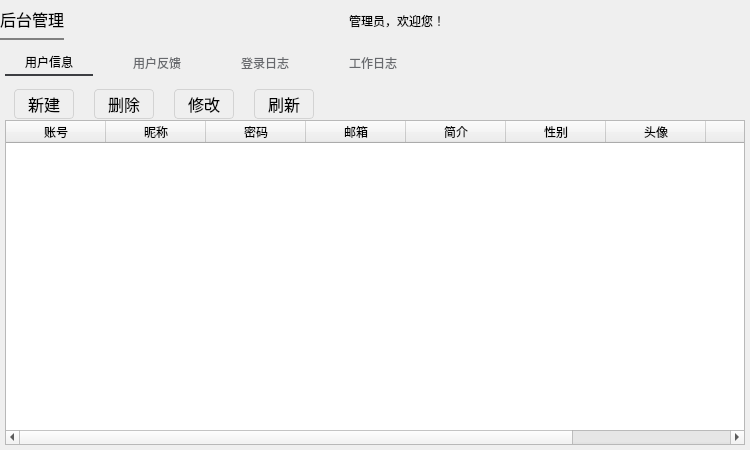
<?xml version="1.0" encoding="UTF-8"?>
<ui version="4.0">
 <class>Form</class>
 <widget class="QWidget" name="Form">
  <property name="geometry">
   <rect>
    <x>0</x>
    <y>0</y>
    <width>750</width>
    <height>450</height>
   </rect>
  </property>
  <property name="windowTitle">
   <string>Form</string>
  </property>
  <layout class="QVBoxLayout" name="verticalLayout" stretch="1,10">
   <property name="spacing">
    <number>0</number>
   </property>
   <property name="leftMargin">
    <number>0</number>
   </property>
   <property name="topMargin">
    <number>0</number>
   </property>
   <property name="rightMargin">
    <number>0</number>
   </property>
   <property name="bottomMargin">
    <number>0</number>
   </property>
   <item>
    <widget class="QWidget" name="widget" native="true">
     <property name="styleSheet">
      <string notr="true"/>
     </property>
     <layout class="QHBoxLayout" name="horizontalLayout_5">
      <property name="spacing">
       <number>0</number>
      </property>
      <property name="leftMargin">
       <number>0</number>
      </property>
      <property name="topMargin">
       <number>0</number>
      </property>
      <property name="rightMargin">
       <number>0</number>
      </property>
      <property name="bottomMargin">
       <number>0</number>
      </property>
      <item>
       <widget class="QPushButton" name="account_ad_btn">
        <property name="enabled">
         <bool>true</bool>
        </property>
        <property name="minimumSize">
         <size>
          <width>0</width>
          <height>40</height>
         </size>
        </property>
        <property name="styleSheet">
         <string notr="true">QPushButton{
	font-size:16px;
	border:none;
	border-bottom:2px solid gray;
}</string>
        </property>
        <property name="text">
         <string>后台管理</string>
        </property>
        <property name="icon">
         <iconset resource="../my_images.qrc">
          <normaloff>:/usermanagement/images/accountmanage.png</normaloff>:/usermanagement/images/accountmanage.png</iconset>
        </property>
        <property name="iconSize">
         <size>
          <width>75</width>
          <height>40</height>
         </size>
        </property>
       </widget>
      </item>
      <item>
       <spacer name="horizontalSpacer_2">
        <property name="orientation">
         <enum>Qt::Horizontal</enum>
        </property>
        <property name="sizeHint" stdset="0">
         <size>
          <width>156</width>
          <height>20</height>
         </size>
        </property>
       </spacer>
      </item>
      <item>
       <layout class="QHBoxLayout" name="horizontalLayout_3">
        <property name="spacing">
         <number>20</number>
        </property>
        <property name="rightMargin">
         <number>5</number>
        </property>
        <item>
         <widget class="QPushButton" name="sa_icon_btn">
          <property name="minimumSize">
           <size>
            <width>30</width>
            <height>30</height>
           </size>
          </property>
          <property name="maximumSize">
           <size>
            <width>30</width>
            <height>30</height>
           </size>
          </property>
          <property name="styleSheet">
           <string notr="true">QPushButton{
	border:none;
	border-radius:15px;
}</string>
          </property>
          <property name="text">
           <string/>
          </property>
          <property name="icon">
           <iconset resource="../my_images.qrc">
            <normaloff>:/samanagement/images/man.png</normaloff>:/samanagement/images/man.png</iconset>
          </property>
          <property name="iconSize">
           <size>
            <width>30</width>
            <height>30</height>
           </size>
          </property>
         </widget>
        </item>
        <item>
         <widget class="QLabel" name="welcome_label">
          <property name="minimumSize">
           <size>
            <width>0</width>
            <height>30</height>
           </size>
          </property>
          <property name="text">
           <string>管理员，欢迎您！</string>
          </property>
         </widget>
        </item>
        <item>
         <widget class="QLabel" name="time_label">
          <property name="minimumSize">
           <size>
            <width>230</width>
            <height>30</height>
           </size>
          </property>
          <property name="text">
           <string/>
          </property>
         </widget>
        </item>
        <item>
         <widget class="QPushButton" name="exit_btn">
          <property name="minimumSize">
           <size>
            <width>30</width>
            <height>30</height>
           </size>
          </property>
          <property name="maximumSize">
           <size>
            <width>30</width>
            <height>30</height>
           </size>
          </property>
          <property name="toolTip">
           <string>退出</string>
          </property>
          <property name="styleSheet">
           <string notr="true">QPushButton{
	border:none;
}
QPushButton:hover{
	background-color:lightgray;
}
QPushButton:pressed{
	background-color:gray;
}</string>
          </property>
          <property name="text">
           <string/>
          </property>
          <property name="icon">
           <iconset resource="../my_images.qrc">
            <normaloff>:/samanagement/images/exit.png</normaloff>:/samanagement/images/exit.png</iconset>
          </property>
          <property name="iconSize">
           <size>
            <width>30</width>
            <height>30</height>
           </size>
          </property>
         </widget>
        </item>
       </layout>
      </item>
     </layout>
    </widget>
   </item>
   <item>
    <widget class="QWidget" name="widget_2" native="true">
     <layout class="QVBoxLayout" name="verticalLayout_2">
      <property name="spacing">
       <number>0</number>
      </property>
      <property name="leftMargin">
       <number>5</number>
      </property>
      <property name="topMargin">
       <number>9</number>
      </property>
      <property name="rightMargin">
       <number>5</number>
      </property>
      <property name="bottomMargin">
       <number>0</number>
      </property>
      <item>
       <widget class="QTabWidget" name="tabWidget">
        <property name="enabled">
         <bool>true</bool>
        </property>
        <property name="styleSheet">
         <string notr="true">QTabWidget::pane#tabWidget{
	border-top:2px solid #00C2C7CB;
	position:absolute;
	top:10px;
	background:#002d2f33;
}
QTabWidget#tabWidget::tab-bar{
	alginment:center;
}
QTabBar::tab {
	background: #00000000;
	border: none;
	border-bottom-color: #dcdde4;
	min-width: 10px;
	margin-right: 20px;
    padding-left:20px;
	padding-right:20px;
	padding-top:5px;
	padding-bottom:5px;
	color:#686a6e;
}
QTabBar::tab:hover {
	background: #BEDAFA;
}
QTabBar::tab:selected {
	border-color: #F8F7F2;
	color:black;
	border-bottom: 2px solid #3c3e42;
}</string>
        </property>
        <property name="currentIndex">
         <number>0</number>
        </property>
        <property name="tabsClosable">
         <bool>false</bool>
        </property>
        <property name="movable">
         <bool>false</bool>
        </property>
        <widget class="QWidget" name="user_Ifo">
         <property name="styleSheet">
          <string notr="true"/>
         </property>
         <attribute name="title">
          <string>用户信息</string>
         </attribute>
         <layout class="QHBoxLayout" name="horizontalLayout">
          <property name="spacing">
           <number>0</number>
          </property>
          <property name="leftMargin">
           <number>0</number>
          </property>
          <property name="topMargin">
           <number>0</number>
          </property>
          <property name="rightMargin">
           <number>0</number>
          </property>
          <property name="bottomMargin">
           <number>5</number>
          </property>
          <item>
           <widget class="QWidget" name="widget_3" native="true">
            <layout class="QVBoxLayout" name="verticalLayout_4" stretch="1,10">
             <property name="spacing">
              <number>0</number>
             </property>
             <property name="leftMargin">
              <number>0</number>
             </property>
             <property name="topMargin">
              <number>0</number>
             </property>
             <property name="rightMargin">
              <number>0</number>
             </property>
             <property name="bottomMargin">
              <number>0</number>
             </property>
             <item>
              <widget class="QWidget" name="widget_4" native="true">
               <property name="styleSheet">
                <string notr="true"/>
               </property>
               <layout class="QHBoxLayout" name="horizontalLayout_4">
                <property name="spacing">
                 <number>20</number>
                </property>
                <property name="topMargin">
                 <number>0</number>
                </property>
                <property name="bottomMargin">
                 <number>0</number>
                </property>
                <item>
                 <widget class="QPushButton" name="new_btn">
                  <property name="minimumSize">
                   <size>
                    <width>60</width>
                    <height>30</height>
                   </size>
                  </property>
                  <property name="maximumSize">
                   <size>
                    <width>60</width>
                    <height>30</height>
                   </size>
                  </property>
                  <property name="styleSheet">
                   <string notr="true">QPushButton {
	font-size:16px;
	border-radius:4px;
	border:1px solid lightgray;
}
QPushButton:hover {
	background-color:rgb(72,203,250);
}
QPushButton:pressed {
	background-color:rgb(85,85,255);
}
QPushButton:checked {
	border:1px solid green;
}
</string>
                  </property>
                  <property name="text">
                   <string>新建</string>
                  </property>
                  <property name="icon">
                   <iconset resource="../my_images.qrc">
                    <normaloff>:/database/images/add.png</normaloff>:/database/images/add.png</iconset>
                  </property>
                  <property name="iconSize">
                   <size>
                    <width>20</width>
                    <height>20</height>
                   </size>
                  </property>
                  <property name="checkable">
                   <bool>true</bool>
                  </property>
                  <property name="autoExclusive">
                   <bool>true</bool>
                  </property>
                 </widget>
                </item>
                <item>
                 <widget class="QPushButton" name="delete_btn">
                  <property name="minimumSize">
                   <size>
                    <width>60</width>
                    <height>30</height>
                   </size>
                  </property>
                  <property name="maximumSize">
                   <size>
                    <width>60</width>
                    <height>30</height>
                   </size>
                  </property>
                  <property name="styleSheet">
                   <string notr="true">QPushButton {
	font-size:16px;
	border-radius:4px;
	border:1px solid lightgray;
}
QPushButton:hover {
	background-color:rgb(72,203,250);
}
QPushButton:pressed {
	background-color:rgb(85,85,255);
}
QPushButton:checked {
	border:1px solid green;
}
</string>
                  </property>
                  <property name="text">
                   <string>删除</string>
                  </property>
                  <property name="icon">
                   <iconset resource="../my_images.qrc">
                    <normaloff>:/database/images/delete.png</normaloff>:/database/images/delete.png</iconset>
                  </property>
                  <property name="iconSize">
                   <size>
                    <width>20</width>
                    <height>20</height>
                   </size>
                  </property>
                  <property name="checkable">
                   <bool>true</bool>
                  </property>
                  <property name="autoExclusive">
                   <bool>true</bool>
                  </property>
                 </widget>
                </item>
                <item>
                 <widget class="QPushButton" name="edit_btn">
                  <property name="minimumSize">
                   <size>
                    <width>60</width>
                    <height>30</height>
                   </size>
                  </property>
                  <property name="maximumSize">
                   <size>
                    <width>60</width>
                    <height>30</height>
                   </size>
                  </property>
                  <property name="styleSheet">
                   <string notr="true">QPushButton {
	font-size:16px;
	border-radius:4px;
	border:1px solid lightgray;
}
QPushButton:hover {
	background-color:rgb(72,203,250);
}
QPushButton:pressed {
	background-color:rgb(85,85,255);
}
QPushButton:checked {
	border:1px solid green;
}
</string>
                  </property>
                  <property name="text">
                   <string>修改</string>
                  </property>
                  <property name="icon">
                   <iconset resource="../my_images.qrc">
                    <normaloff>:/database/images/edit.png</normaloff>:/database/images/edit.png</iconset>
                  </property>
                  <property name="iconSize">
                   <size>
                    <width>20</width>
                    <height>20</height>
                   </size>
                  </property>
                  <property name="checkable">
                   <bool>true</bool>
                  </property>
                  <property name="autoExclusive">
                   <bool>true</bool>
                  </property>
                 </widget>
                </item>
                <item>
                 <widget class="QPushButton" name="refresh_btn">
                  <property name="minimumSize">
                   <size>
                    <width>60</width>
                    <height>30</height>
                   </size>
                  </property>
                  <property name="maximumSize">
                   <size>
                    <width>60</width>
                    <height>30</height>
                   </size>
                  </property>
                  <property name="styleSheet">
                   <string notr="true">QPushButton {
	font-size:16px;
	border-radius:4px;
	border:1px solid lightgray;
}
QPushButton:hover {
	background-color:rgb(72,203,250);
}
QPushButton:pressed {
	background-color:rgb(85,85,255);
}

</string>
                  </property>
                  <property name="text">
                   <string>刷新</string>
                  </property>
                  <property name="icon">
                   <iconset resource="../my_images.qrc">
                    <normaloff>:/database/images/refresh.png</normaloff>:/database/images/refresh.png</iconset>
                  </property>
                  <property name="iconSize">
                   <size>
                    <width>16</width>
                    <height>16</height>
                   </size>
                  </property>
                  <property name="checkable">
                   <bool>true</bool>
                  </property>
                  <property name="autoExclusive">
                   <bool>true</bool>
                  </property>
                 </widget>
                </item>
                <item>
                 <spacer name="horizontalSpacer">
                  <property name="orientation">
                   <enum>Qt::Horizontal</enum>
                  </property>
                  <property name="sizeHint" stdset="0">
                   <size>
                    <width>20</width>
                    <height>20</height>
                   </size>
                  </property>
                 </spacer>
                </item>
               </layout>
              </widget>
             </item>
             <item>
              <widget class="QTableWidget" name="userIfo_tableWidget">
               <property name="selectionMode">
                <enum>QAbstractItemView::SingleSelection</enum>
               </property>
               <property name="selectionBehavior">
                <enum>QAbstractItemView::SelectRows</enum>
               </property>
               <column>
                <property name="text">
                 <string>账号</string>
                </property>
               </column>
               <column>
                <property name="text">
                 <string>昵称</string>
                </property>
               </column>
               <column>
                <property name="text">
                 <string>密码</string>
                </property>
               </column>
               <column>
                <property name="text">
                 <string>邮箱</string>
                </property>
               </column>
               <column>
                <property name="text">
                 <string>简介</string>
                </property>
               </column>
               <column>
                <property name="text">
                 <string>性别</string>
                </property>
               </column>
               <column>
                <property name="text">
                 <string>头像</string>
                </property>
               </column>
               <column>
                <property name="text">
                 <string>经验</string>
                </property>
               </column>
               <column>
                <property name="text">
                 <string>等级</string>
                </property>
               </column>
              </widget>
             </item>
            </layout>
           </widget>
          </item>
         </layout>
        </widget>
        <widget class="QWidget" name="user_feedback">
         <attribute name="title">
          <string>用户反馈</string>
         </attribute>
         <layout class="QHBoxLayout" name="horizontalLayout_2">
          <property name="spacing">
           <number>0</number>
          </property>
          <property name="leftMargin">
           <number>0</number>
          </property>
          <property name="topMargin">
           <number>0</number>
          </property>
          <property name="rightMargin">
           <number>0</number>
          </property>
          <property name="bottomMargin">
           <number>0</number>
          </property>
          <item>
           <widget class="QTableWidget" name="feedback_tableWidget">
            <column>
             <property name="text">
              <string>账号</string>
             </property>
            </column>
            <column>
             <property name="text">
              <string>昵称</string>
             </property>
            </column>
            <column>
             <property name="text">
              <string>提交时间</string>
             </property>
            </column>
            <column>
             <property name="text">
              <string>反馈类型</string>
             </property>
            </column>
            <column>
             <property name="text">
              <string>反馈内容</string>
             </property>
            </column>
            <column>
             <property name="text">
              <string>联系方式</string>
             </property>
            </column>
           </widget>
          </item>
         </layout>
        </widget>
        <widget class="QWidget" name="login_record">
         <attribute name="title">
          <string>登录日志</string>
         </attribute>
         <layout class="QVBoxLayout" name="verticalLayout_3">
          <property name="spacing">
           <number>0</number>
          </property>
          <property name="leftMargin">
           <number>0</number>
          </property>
          <property name="topMargin">
           <number>0</number>
          </property>
          <property name="rightMargin">
           <number>0</number>
          </property>
          <property name="bottomMargin">
           <number>5</number>
          </property>
          <item>
           <widget class="QWidget" name="widget_11" native="true">
            <layout class="QVBoxLayout" name="verticalLayout_5">
             <property name="spacing">
              <number>0</number>
             </property>
             <property name="leftMargin">
              <number>0</number>
             </property>
             <property name="topMargin">
              <number>0</number>
             </property>
             <property name="rightMargin">
              <number>0</number>
             </property>
             <property name="bottomMargin">
              <number>0</number>
             </property>
             <item>
              <widget class="QTableWidget" name="login_record_tableWidget">
               <property name="layoutDirection">
                <enum>Qt::LeftToRight</enum>
               </property>
               <property name="autoFillBackground">
                <bool>false</bool>
               </property>
               <property name="frameShape">
                <enum>QFrame::StyledPanel</enum>
               </property>
               <property name="frameShadow">
                <enum>QFrame::Sunken</enum>
               </property>
               <property name="selectionMode">
                <enum>QAbstractItemView::NoSelection</enum>
               </property>
               <column>
                <property name="text">
                 <string>登录账号</string>
                </property>
               </column>
               <column>
                <property name="text">
                 <string>登陆时间</string>
                </property>
               </column>
               <column>
                <property name="text">
                 <string>IP地址</string>
                </property>
               </column>
               <column>
                <property name="text">
                 <string>操作系统</string>
                </property>
               </column>
               <column>
                <property name="text">
                 <string>计算机名称</string>
                </property>
               </column>
              </widget>
             </item>
            </layout>
           </widget>
          </item>
         </layout>
        </widget>
        <widget class="QWidget" name="work_record">
         <attribute name="title">
          <string>工作日志</string>
         </attribute>
         <layout class="QGridLayout" name="gridLayout">
          <item row="0" column="0">
           <layout class="QGridLayout" name="gridLayout_3">
            <property name="topMargin">
             <number>120</number>
            </property>
            <property name="spacing">
             <number>0</number>
            </property>
            <item row="1" column="0">
             <widget class="QPushButton" name="close_query_btn_">
              <property name="minimumSize">
               <size>
                <width>150</width>
                <height>30</height>
               </size>
              </property>
              <property name="styleSheet">
               <string notr="true">QPushButton{
	font-size: 12pt;
	font-family: 微软雅黑,宋体;
}</string>
              </property>
              <property name="text">
               <string>关闭</string>
              </property>
             </widget>
            </item>
            <item row="0" column="0">
             <widget class="QPushButton" name="query_btn">
              <property name="minimumSize">
               <size>
                <width>150</width>
                <height>30</height>
               </size>
              </property>
              <property name="styleSheet">
               <string notr="true">QPushButton{
	font-size: 12pt;
	font-family: 微软雅黑,宋体;
}</string>
              </property>
              <property name="text">
               <string>查询</string>
              </property>
             </widget>
            </item>
           </layout>
          </item>
          <item row="0" column="1">
           <widget class="QTextEdit" name="sqllog_textEdit">
            <property name="styleSheet">
             <string notr="true">QTextEdit{
	font: 10pt &quot;微软雅黑&quot;;
}</string>
            </property>
            <property name="readOnly">
             <bool>true</bool>
            </property>
           </widget>
          </item>
         </layout>
        </widget>
       </widget>
      </item>
     </layout>
    </widget>
   </item>
  </layout>
 </widget>
 <resources>
  <include location="../my_images.qrc"/>
 </resources>
 <connections>
  <connection>
   <sender>exit_btn</sender>
   <signal>clicked()</signal>
   <receiver>Form</receiver>
   <slot>sa_exit()</slot>
   <hints>
    <hint type="sourcelabel">
     <x>728</x>
     <y>24</y>
    </hint>
    <hint type="destinationlabel">
     <x>764</x>
     <y>23</y>
    </hint>
   </hints>
  </connection>
  <connection>
   <sender>new_btn</sender>
   <signal>clicked()</signal>
   <receiver>Form</receiver>
   <slot>new_user()</slot>
   <hints>
    <hint type="sourcelabel">
     <x>44</x>
     <y>108</y>
    </hint>
    <hint type="destinationlabel">
     <x>-6</x>
     <y>102</y>
    </hint>
   </hints>
  </connection>
  <connection>
   <sender>delete_btn</sender>
   <signal>clicked()</signal>
   <receiver>Form</receiver>
   <slot>delete_user()</slot>
   <hints>
    <hint type="sourcelabel">
     <x>101</x>
     <y>109</y>
    </hint>
    <hint type="destinationlabel">
     <x>-6</x>
     <y>141</y>
    </hint>
   </hints>
  </connection>
  <connection>
   <sender>edit_btn</sender>
   <signal>clicked()</signal>
   <receiver>Form</receiver>
   <slot>edit_user()</slot>
   <hints>
    <hint type="sourcelabel">
     <x>184</x>
     <y>110</y>
    </hint>
    <hint type="destinationlabel">
     <x>-6</x>
     <y>172</y>
    </hint>
   </hints>
  </connection>
  <connection>
   <sender>refresh_btn</sender>
   <signal>clicked()</signal>
   <receiver>Form</receiver>
   <slot>refresh_record()</slot>
   <hints>
    <hint type="sourcelabel">
     <x>313</x>
     <y>116</y>
    </hint>
    <hint type="destinationlabel">
     <x>-5</x>
     <y>72</y>
    </hint>
   </hints>
  </connection>
  <connection>
   <sender>query_btn</sender>
   <signal>clicked()</signal>
   <receiver>Form</receiver>
   <slot>query_sqllog()</slot>
   <hints>
    <hint type="sourcelabel">
     <x>36</x>
     <y>347</y>
    </hint>
    <hint type="destinationlabel">
     <x>-6</x>
     <y>348</y>
    </hint>
   </hints>
  </connection>
  <connection>
   <sender>close_query_btn_</sender>
   <signal>clicked()</signal>
   <receiver>Form</receiver>
   <slot>close_sqllog()</slot>
   <hints>
    <hint type="sourcelabel">
     <x>34</x>
     <y>400</y>
    </hint>
    <hint type="destinationlabel">
     <x>-4</x>
     <y>392</y>
    </hint>
   </hints>
  </connection>
 </connections>
 <slots>
  <slot>change_user_inf()</slot>
  <slot>change_user_headimage()</slot>
  <slot>username_editable()</slot>
  <slot>useremail_editable()</slot>
  <slot>change_pwd_enable()</slot>
  <slot>change_code()</slot>
  <slot>change_pwd()</slot>
  <slot>cancel_change_pwd()</slot>
  <slot>cancel_change_ifo()</slot>
  <slot>change_ifo_enable()</slot>
  <slot>sa_exit()</slot>
  <slot>new_user()</slot>
  <slot>delete_user()</slot>
  <slot>edit_user()</slot>
  <slot>move_up()</slot>
  <slot>move_down()</slot>
  <slot>refresh_record()</slot>
  <slot>query_sqllog()</slot>
  <slot>close_sqllog()</slot>
 </slots>
</ui>
